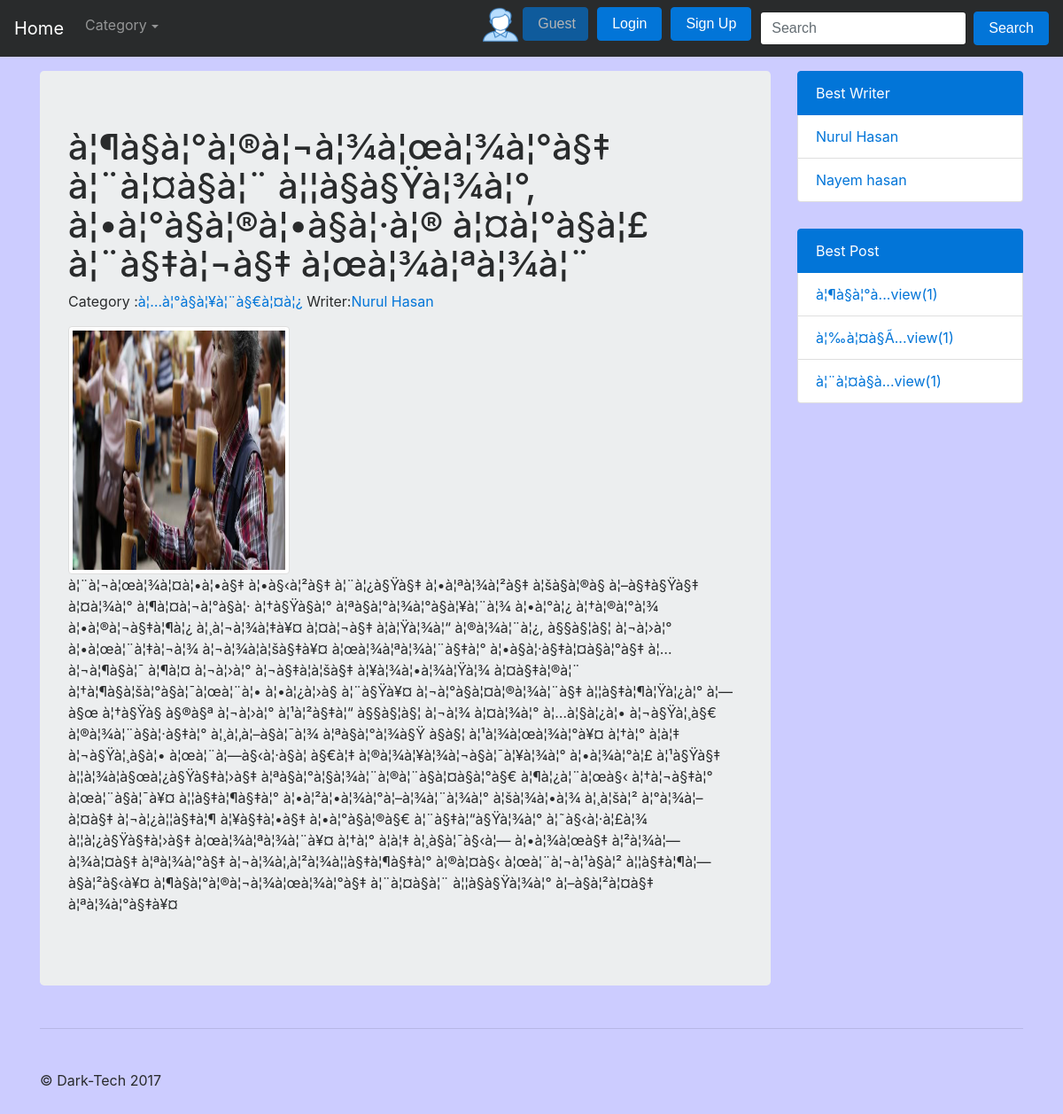
Screenshot of /index/postdetails/2 with the database file from the repository.
### tables this page shows
CREATE TABLE `post_table` (
  `postid` int(11) NOT NULL,
  `userid` int(11) NOT NULL,
  `title` varchar(255) NOT NULL,
  `content` text NOT NULL,
  `category` varchar(50) NOT NULL
);

CREATE TABLE `user_table` (
  `userid` int(10) NOT NULL,
  `name` varchar(100) NOT NULL,
  `username` varchar(50) NOT NULL,
  `email` varchar(50) NOT NULL,
  `password` varchar(50) NOT NULL,
  `status` int(11) NOT NULL DEFAULT '0'
);

### system/load.php (called while the page is built, shortened)
<?php
class load {
	public function view($name,$data = false){
		include_once "apps/views/".$name.".php";
	}
	public function model($name){
		return new $name();
	}
}
?>

### apps/controllers/index.php (called while the page is built, shortened)
<?php
class index extends main_controller
{
	public function postdetails($id){
			$user_table = 'user_table';
			$post_table = 'post_table';
			$umodel = $this->load->model('usermodel');
			$data  = array();
			$this->load->view("header");
			$data['allcategory']=$umodel->list($post_table);
			$this->load->view("navbar",$data);
			$cond = "postid=$id";
			$data['post']  = $umodel->getallpost($user_table, $post_table, $cond);
			$this->load->view("postdetails",$data);
			$data['writersinfo']  = $umodel->bestwriter();
			$data['bestpost']  = $umodel->bestpost();
			$this->load->view("footer",$data);
	}
}
?>

### system/database.php (called while the page is built, shortened)
<?php
class database extends PDO{
	public function select($sql, $data= array(), $fetchStyle = PDO::FETCH_ASSOC){
		$query = $this->prepare($sql);
		$query->execute();
		return $query->fetchAll($fetchStyle);
	}
	public function selectuserdata($sql){
		$stat=$this->prepare($sql);
		$stat->execute();
		return $stat->fetchAll(PDO::FETCH_ASSOC);
	}
}
?>

### apps/models/usermodel.php (called while the page is built, shortened)
<?php
include_once "main_model.php";
class usermodel extends main_model{
	public function getallpost($user_table, $post_table, $cond, $limit="7"){
		$sql = "SELECT $post_table.*,$user_table.name
					from $post_table INNER JOIN $user_table
					on $post_table.userid=$user_table.userid where $cond order by $post_table.postid DESC limit $limit";
			return $this->db->select($sql);
	}
	public function bestwriter(){
		$sql="SELECT user_table.userid,user_table.name,COUNT(view.userid) from user_table INNER JOIN view on user_table.userid=view.userid GROUP by name order by COUNT(view.userid) DESC  limit 4 ";
		return $this->db->selectuserdata($sql);
	}
	public function bestpost(){
		$sql="SELECT post_table.postid,post_table.title,COUNT(view.postid) from post_table INNER JOIN view on post_table.postid=view.postid GROUP by post_table.postid order by COUNT(view.postid) DESC limit 4 ";
		return $this->db->selectuserdata($sql);
	}
}
?>

### system/main_controller.php (called while the page is built, shortened)
<?php
class main_controller
{
	function __construct()
	{
		$this->load = new load();
	}
}
?>

### apps/models/main_model.php (called while the page is built, shortened)
<?php
class main_model{
	public function __construct(){
		$dsn = 'mysql:dbname=db_project; host=localhost';
		$user = 'root';
		$pass = '';
		$this->db= new database($dsn, $user, $pass);
	}
}
?>

### apps/views/postdetails.php (the view, shortened to what this page needs)
<?php
 foreach ($post as  $value){
 	$edit='';
    echo '<div class="jumbotron">
            <h1>'.$value['title'].'</h1>
            <p>Category :<a href= "'.BASE_URL.'/post/category/'.$value['category'].'"?>'.$value['category'].'</a>         Writer:<a href= "'.BASE_URL.'/index/writerwall/'.$value['userid'].'"?>'.$value['name'].'</a>'.$edit.'</p>
            <img src="'.BASE_URL.'/images/post'.$value['postid'].'.jpg" class="img-thumbnail" alt="Cinque Terre" width="350" height="350">
            '.$value['content'].'
          </div>';
  }
?>

### apps/views/footer.php (shortened to what this page needs)
</div>
<div class="col-6 col-md-3 sidebar-offcanvas" id="sidebar">
          <div class="list-group">
            <label  class="list-group-item active">Best Writer</label>
             <?php foreach ($writersinfo as $value) {
 ?>
            <a href="<?php echo BASE_URL; ?>/index/writerwall/<?php echo $value['userid']; ?>" class="list-group-item"><?php echo $value['name'];?></a>
            <?php }?>
          </div>
          <div class="list-group">
            <label  class="list-group-item active">Best Post</label>
            <?php foreach ($bestpost as $value) {
              $title=$value['title'];
                if (strlen($title)>20) {
                  $title = substr($title, 0,20);
                  $title.="...";
                }
 ?>
            <a href="<?php echo BASE_URL; ?>/index/postdetails/<?php echo $value['postid']; ?>" class="list-group-item"><?php echo $title."view(".$value['COUNT(view.postid)'].")";?></a>
            <?php }?>
          </div>
        </div>
      </div>
      <hr>
      <footer>
        <p>&copy; Dark-Tech 2017</p>
      </footer>
    </div>
  </body>
</html>

### ini/css/offcanvas.css (style rules this page uses)
html, body { overflow-x: hidden; }
body { padding-top: 80px; background-color: #ccccff !important; }
footer { padding: 30px 0; }
.list-group { margin-bottom: 30px; }
.img-thumbnail { width: 250px !important; height: 280px !important; }

### rows the page displays
post_table: title "à¦¶à§à¦°à¦®à¦¬à¦¾à¦œà¦¾à¦°à§‡ à¦¨à¦¤à§à¦¨ à¦¦à§à§Ÿà¦¾à¦°, à¦•à¦°à§à¦®à¦•à§à¦·à¦® à¦¤à¦°à§à¦£ à¦¨à§‡à¦¬à§‡ à¦œà¦¾à¦ªà¦¾à¦¨", category "à¦…à¦°à§à¦¥à¦¨à§€à¦¤à¦¿", userid.name "Nurul Hasan", content "à¦¨à¦¬à¦œà¦¾à¦¤à¦•à¦•à§‡ à¦•à§‹à¦²à§‡ à¦¨à¦¿à§Ÿà§‡ à¦•à¦ªà¦¾à¦²à§‡ à¦šà§à¦®à§ à¦–à§‡à§Ÿà§‡ à¦¤à¦¾à¦° à¦¶à¦¤à¦¬à¦°à§à¦· à¦†à§Ÿà§à¦° à¦ªà§à¦°à¦¾à¦°à§à¦¥à¦¨à¦¾ à¦•à¦°à¦¿ à¦†à¦®à¦°à¦¾ à¦•à¦®à¦¬à§‡à¦¶à¦¿ à¦¸à¦¬à¦¾à¦‡à¥¤ à¦¤à¦¬à§‡ à¦à¦Ÿà¦¾à¦“ à¦®à¦¾à¦¨à¦¿, à§§à§¦à§¦ à¦¬à¦›à¦° à¦•à¦œà¦¨à¦‡à¦¬à¦¾ à¦¬à¦¾à¦à¦šà§‡à¥¤ à¦œà¦¾à¦ªà¦¾à¦¨à§‡à¦° à¦•à§à¦·à§‡à¦¤à§à¦°à§‡ à¦…à¦¬à¦¶à§à¦¯ à¦¶à¦¤ à¦¬à¦›à¦° à¦¬à§‡à¦à¦šà§‡ à¦¥à¦¾à¦•à¦¾à¦Ÿà¦¾ à¦¤à§‡à¦®à¦¨ à¦†à¦¶à§à¦šà¦°à§à¦¯à¦œà¦¨à¦• à¦•à¦¿à¦›à§ à¦¨à§Ÿà¥¤ à¦¬à¦°à§à¦¤à¦®à¦¾à¦¨à§‡ à¦¦à§‡à¦¶à¦Ÿà¦¿à¦° à¦—à§œ à¦†à§Ÿà§ à§®à§ª à¦¬à¦›à¦° à¦¹à¦²à§‡à¦“ à§§à§¦à§¦ à¦¬à¦¾ à¦¤à¦¾à¦° à¦…à¦§à¦¿à¦• à¦¬à§Ÿà¦¸à§€ à¦®à¦¾à¦¨à§à¦·à§‡à¦° à¦¸à¦‚à¦–à§à¦¯à¦¾ à¦ªà§à¦°à¦¾à§Ÿ…", title "à¦¶à§à¦°à...", COUNT "1"
user_table: name "Nurul Hasan"
user_table: name "Nayem hasan"
post_table: title "à¦‰à¦¤à§Ã...", COUNT "1"
post_table: title "à¦¨à¦¤à§à...", COUNT "1"
